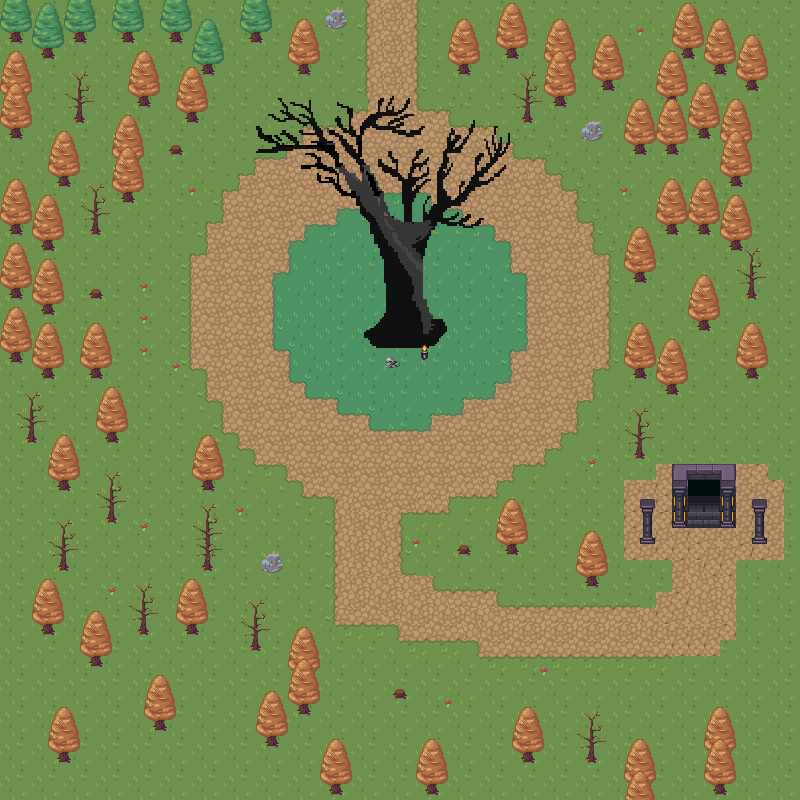

A level layout from a 2D game, rendered from its tile map. Below: a short description, then the map file with tile-grid data replaced by summaries:
An orthogonal 50x50 tile map with 16x16 px tiles, 6 tile layers (sol, chemin, garniture, rien, ...), 5 tilesets and 95 objects (88x collision, tp_catacombe1, spawn_catacombe, tp_carte1, spawn_carte1, ...).

<map version="1.5" tiledversion="1.7.2" orientation="orthogonal" renderorder="right-down" width="50" height="50" tilewidth="16" tileheight="16" infinite="0" nextlayerid="9" nextobjectid="105">
 <tileset firstgid="1" source="autumn.tsx" />
 <tileset firstgid="541" source="nature.tsx" />
 <tileset firstgid="1261" source="catacombe1.tsx" />
 <tileset firstgid="3821" source="groarbre.tsx" />
 <tileset firstgid="4077" source="Dungeon.tsx" />
 <layer id="1" name="sol" width="50" height="50">
  <data>[2500 cells, 2500 non-empty, 28 distinct tile ids]</data>
 </layer>
 <layer id="3" name="chemin" width="50" height="50">
  <data>[2500 cells, 679 non-empty, 37 distinct tile ids]</data>
 </layer>
 <layer id="4" name="garniture" width="50" height="50">
  <data>[2500 cells, 252 non-empty, 40 distinct tile ids]</data>
 </layer>
 <layer id="7" name="rien" width="50" height="50">
  <data>[2500 cells, 9 non-empty, 6 distinct tile ids]</data>
 </layer>
 <layer id="8" name="tjrrien" width="50" height="50">
  <data>[2500 cells, 0 non-empty, 0 distinct tile ids]</data>
 </layer>
 <layer id="5" name="premier plan" width="50" height="50">
  <data>[2500 cells, 650 non-empty, 238 distinct tile ids]</data>
 </layer>
 <objectgroup id="6" name="object" opacity="0.78">
  <object id="1" type="collision" x="11" y="32.6667" width="8.33333" height="9.33333" />
  <object id="2" type="collision" x="43.6667" y="49" width="9.33333" height="9.33333" />
  <object id="3" type="collision" x="75.3333" y="33.3333" width="9.66667" height="8.33333" />
  <object id="4" type="collision" x="125" y="32.6667" width="7.33333" height="10" />
  <object id="5" type="collision" x="172" y="33.3333" width="9.33333" height="10" />
  <object id="6" type="collision" x="137.333" y="97.6667" width="11.6667" height="9" />
  <object id="7" type="collision" x="201.333" y="64" width="12" height="11" />
  <object id="8" type="collision" x="186.333" y="112.333" width="11" height="10" />
  <object id="9" type="collision" x="77.3333" y="114.333" width="4.66667" height="8.66667" />
  <object id="10" type="collision" x="121.667" y="160.333" width="12.6667" height="9.66667" />
  <object id="11" type="collision" x="9" y="127.667" width="12.6667" height="11" />
  <object id="12" type="collision" x="11.3333" y="224.333" width="8.33333" height="10" />
  <object id="13" type="collision" x="43.6667" y="242.667" width="8.66667" height="6" />
  <object id="14" type="collision" x="93.3333" y="223.667" width="4" height="11" />
  <object id="15" type="collision" x="124" y="194" width="8.33333" height="6.33333" />
  <object id="16" type="collision" x="11.3333" y="289.333" width="9.33333" height="7.66667" />
  <object id="17" type="collision" x="43.6667" y="304.667" width="9" height="10" />
  <object id="18" type="collision" x="11.6667" y="353" width="8.66667" height="8.33333" />
  <object id="19" type="collision" x="42" y="367.333" width="9.33333" height="11.6667" />
  <object id="20" type="collision" x="91.6667" y="370.333" width="9" height="7.66667" />
  <object id="21" type="collision" x="108.333" y="433.333" width="6.66667" height="7.33333" />
  <object id="22" type="collision" x="28.6667" y="433.333" width="5" height="7.66667" />
  <object id="23" type="collision" x="59.6667" y="481.667" width="9.33333" height="10" />
  <object id="24" type="collision" x="107.667" y="512.667" width="7" height="9.33333" />
  <object id="25" type="collision" x="60.6667" y="562" width="6.33333" height="7.66667" />
  <object id="26" type="collision" x="44.3333" y="625" width="7.33333" height="9" />
  <object id="27" type="collision" x="91.6667" y="656.667" width="8.66667" height="9" />
  <object id="28" type="collision" x="141" y="624.667" width="4" height="10" />
  <object id="29" type="collision" x="186" y="624.667" width="10.6667" height="9.66667" />
  <object id="30" type="collision" x="203" y="482" width="9" height="8.33333" />
  <object id="31" type="collision" x="205" y="560.667" width="4.33333" height="8" />
  <object id="32" type="collision" x="57.6667" y="751.333" width="12" height="11.3333" />
  <object id="33" type="collision" x="155" y="721" width="11" height="9" />
  <object id="34" type="collision" x="254.667" y="640" width="3" height="10.3333" />
  <object id="35" type="collision" x="299.333" y="673" width="10.3333" height="8.66667" />
  <object id="36" type="collision" x="299" y="704.667" width="10" height="10.3333" />
  <object id="37" type="collision" x="267" y="736.333" width="10.3333" height="11.3333" />
  <object id="38" type="collision" x="330" y="783.667" width="11.3333" height="12" />
  <object id="39" type="collision" x="425.333" y="784" width="12.3333" height="11.3333" />
  <object id="40" type="collision" x="521" y="752" width="13.6667" height="10.6667" />
  <object id="41" type="collision" x="590" y="752" width="4.66667" height="9.33333" />
  <object id="42" type="collision" x="634.333" y="783.333" width="10" height="12.3333" />
  <object id="43" type="collision" x="715" y="785.333" width="9.66667" height="10" />
  <object id="44" type="collision" x="714" y="754" width="9.66667" height="8" />
  <object id="45" type="collision" x="587.333" y="577" width="9.33333" height="9.33333" />
  <object id="46" type="collision" x="507.333" y="545.333" width="8.66667" height="8" />
  <object id="48" type="collision" x="672.333" y="487.67" width="63.3333" height="36" />
  <object id="50" type="collision" x="636" y="448" width="7" height="9.66667" />
  <object id="51" type="collision" x="666" y="384.333" width="11" height="10.3333" />
  <object id="52" type="collision" x="635.667" y="368.333" width="8.66667" height="10" />
  <object id="53" type="collision" x="745" y="368.333" width="10.6667" height="9.33333" />
  <object id="54" type="collision" x="699" y="320.333" width="9.66667" height="10.6667" />
  <object id="55" type="collision" x="748" y="289" width="7" height="7.66667" />
  <object id="56" type="collision" x="634.667" y="273.333" width="10" height="7.33333" />
  <object id="57" type="collision" x="731" y="242" width="9.66667" height="7.66667" />
  <object id="58" type="collision" x="698.667" y="224.333" width="9.66667" height="8" />
  <object id="59" type="collision" x="668" y="225.333" width="7.66667" height="7.33333" />
  <object id="61" type="collision" x="524.667" y="113" width="6" height="8.66667" />
  <object id="62" type="collision" x="555.667" y="96" width="8.33333" height="9.33333" />
  <object id="63" type="collision" x="458.667" y="64.3333" width="11" height="10" />
  <object id="64" type="collision" x="508.333" y="49" width="7.66667" height="10" />
  <object id="65" type="collision" x="602.333" y="80.6667" width="9" height="8.66667" />
  <object id="66" type="collision" x="666.333" y="96.3333" width="10.3333" height="8" />
  <object id="67" type="collision" x="699.667" y="128.667" width="10.3333" height="7.66667" />
  <object id="68" type="collision" x="666.667" y="144.333" width="10.3333" height="9.33333" />
  <object id="69" type="collision" x="633.667" y="144.667" width="10.6667" height="9.66667" />
  <object id="70" type="collision" x="732.667" y="178" width="7.66667" height="7" />
  <object id="71" type="collision" x="746" y="81" width="10" height="8.33333" />
  <object id="72" type="collision" x="716" y="66" width="8" height="8" />
  <object id="73" type="collision" x="683.667" y="49" width="8.33333" height="8.33333" />
  <object id="74" type="collision" x="299.333" y="66" width="8.66667" height="8.66667" />
  <object id="76" type="collision" x="641.5" y="518.5" width="12" height="23.5" />
  <object id="77" type="collision" x="754.5" y="514.5" width="11" height="27" />
  <object id="78" type="collision" x="253" y="31" width="7" height="12" />
  <object id="81" type="collision" x="330" y="16" width="11" height="10" />
  <object id="82" type="collision" x="588" y="126" width="9" height="14" />
  </objectgroup>
</map>
<!-- 19 of 95 objects omitted -->
